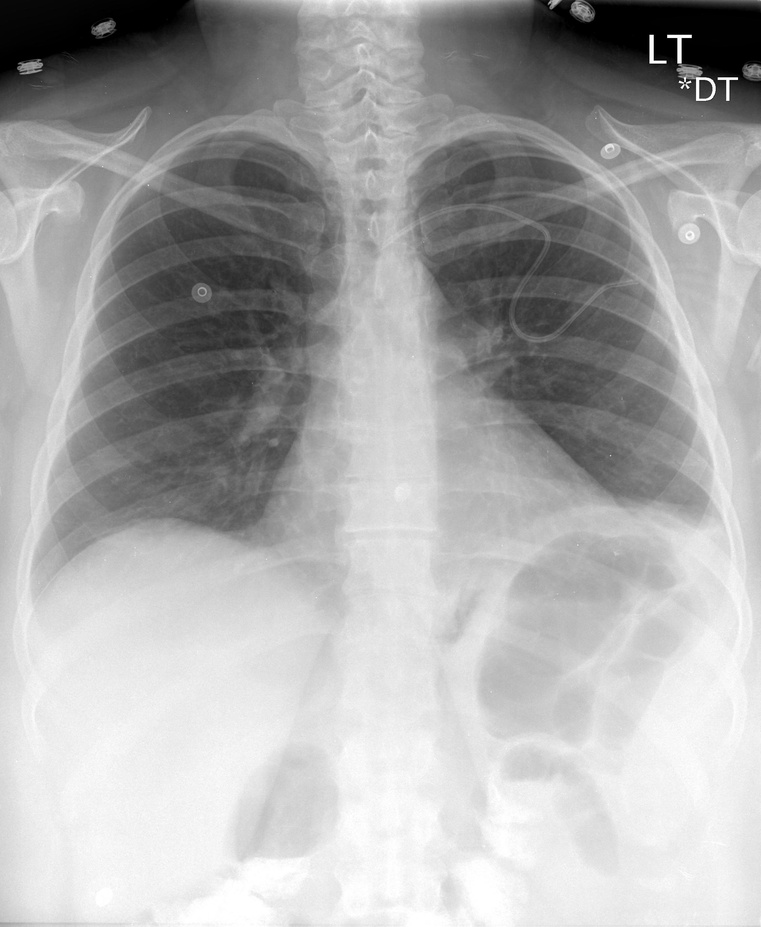
%> input picture circle_detection/in_img/105_IM-0037-1001.jpg, 761 x 927 px, shrunk from 2320 x 2828 before the run
$ octave --eval "kc_conCompLabel(imread('../circle_detection/in_img/105_IM-0037-1001.jpg'));"   (GNU Octave 9; MATLAB toolbox functions it lacks are replaced by stand-ins)
%> lines starting %> are read from the running program, lines starting %| are printed output that depends on the picture; in (x1, y1, x2, y2) boxes, pixels count from 0 and x2, y2 are one past the last pixel; in counts of white or black regions, pixels touching at a corner belong together; the program's own positions count from 1
function kc_conCompLabel (inputImg)
%% kc, santosh (PhD), department of computer science, the university of south dakota
%% its a project about how
%% - we can  label connected components and
%% - cluster nearest connected components.
%%
%%%%%%%%%%%%%%%%%%%%%%%%%%%%%%%%%%%%%%%%%%%%%%%%%%%%%%%

clear all;
close all;
clc;
warning off;


%% read image
inputImg = imread('testimage.jpg');
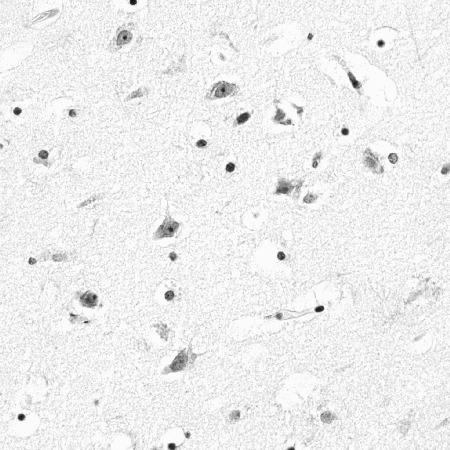
%> input picture connectedComponent_labeling/testimage.jpg, 450 x 450 px
%> inputImg is the input picture: size 450x450 uint8; min 10, max 255, mean 237.2
figure(1), imshow(inputImg);
saveas (figure(1), 'img.pdf');

%% count the connected components.
bw = im2bw(inputImg); %% binay conversion.
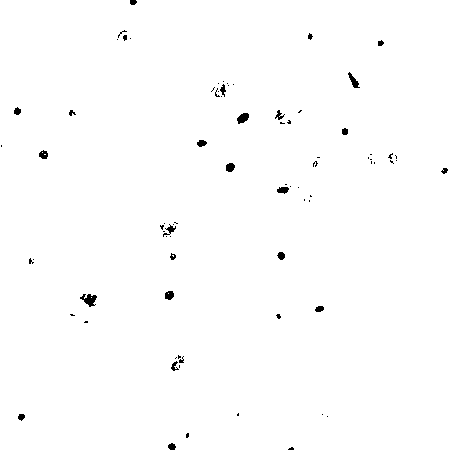
%> bw: size 450x450 logical; 99.3% white; 79 black regions (55 under 20 px), largest, box (x1, y1, x2, y2) and area: (80, 294, 97, 307) 123, (237, 113, 249, 124) 90, (348, 72, 360, 88) 79
cc = bwconncomp(bw);
%> cc = 6 connected components
disp(['No. of connected components : ' num2str(cc.NumObjects)]);
%| No. of connected components : 6
L = labelmatrix(cc);
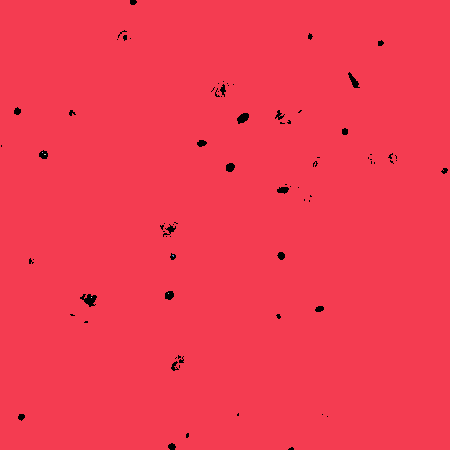
%> L: size 450x450 uint8; 7 distinct labels, from 0 to 6; one colour per label, 0 black
rgb = label2rgb(L, 'jet', [.7 .7 .7], 'shuffle');
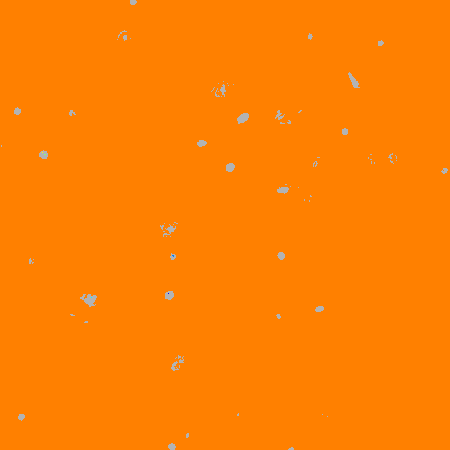
%> rgb: size 450x450x3 uint8; mean R, G, B 254.4, 128.4, 1.3
figure(2), imshow(rgb) % visualize how many are they.
saveas (figure(2), 'img_label.pdf');


%% connect objects using distance transform
bw2 = bwdist(bw) <= 12.5; % connect objects that are 25 pixels far from each other.
%> bw2: size 450x450 logical; every value is 1
figure(3), imshow(bw2);
saveas (figure(3), 'imgBW.pdf');


%% label them again.
L2 = labelmatrix(bwconncomp(bw2));
rgb2 = label2rgb(L2, 'jet', [.7 .7 .7], 'shuffle');
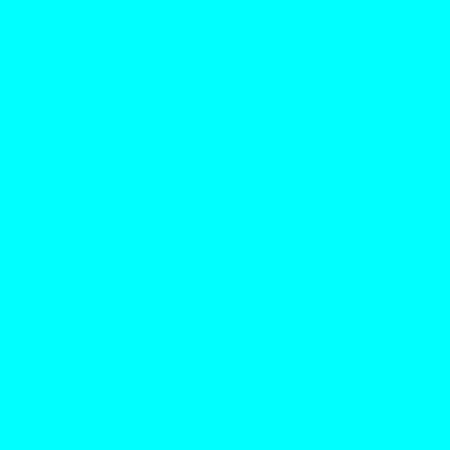
%> rgb2: size 450x450x3 uint8; mean R, G, B 0, 255, 255
figure(4), imshow(rgb2);
saveas (figure(4), 'imgBW_label.pdf');


%% take those objects that formed the cluster
L2(~bw) = 0;
figure(5), imshow(label2rgb(L2, 'jet', [.7 .7 .7], 'shuffle'))
%> after `imshow(label2rgb(L2, 'jet', [.7 .7 .7], 'shuffle'))`:
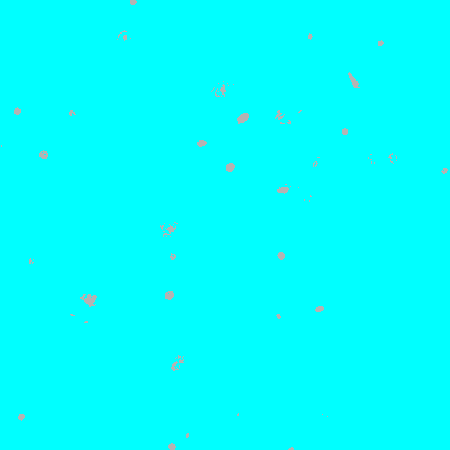
%> displayed picture: size 450x450x3, on the screen's scale of 0 to 255; mean R, G, B 1.3, 254.5, 254.5
saveas (figure(5), 'img_label_cluster.pdf');
end
